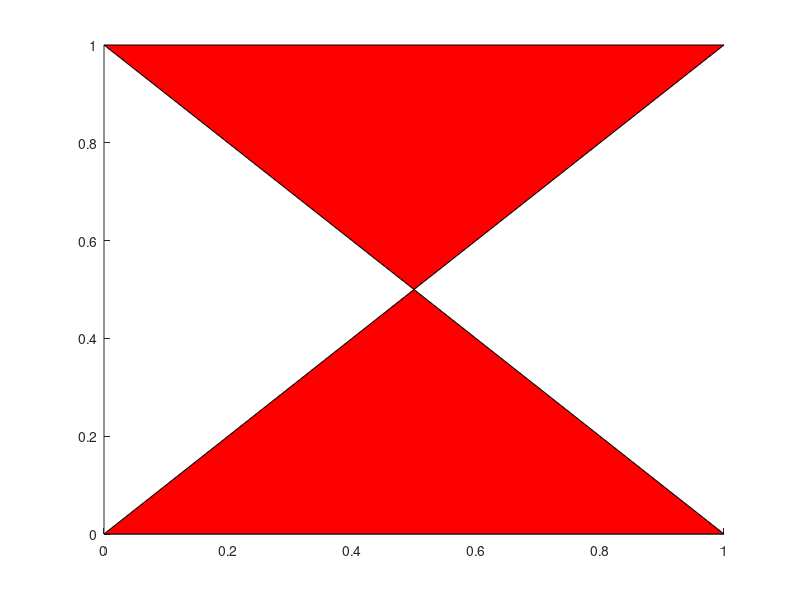

MATLAB code for this plot:
close all
clc
clear 

figure
h=patch([0 1 0 1], [0 1 1 0], 'r');
x=.5*ones(10,1);
y=linspace(0,1, 10);
hold on
hp=plot(x,y);

%Returns handles to the patch and line objects
chi=get(gca, 'Children');
%Reverse the stacking order so that the patch overlays the line
set(gca, 'Children',flipud(chi))